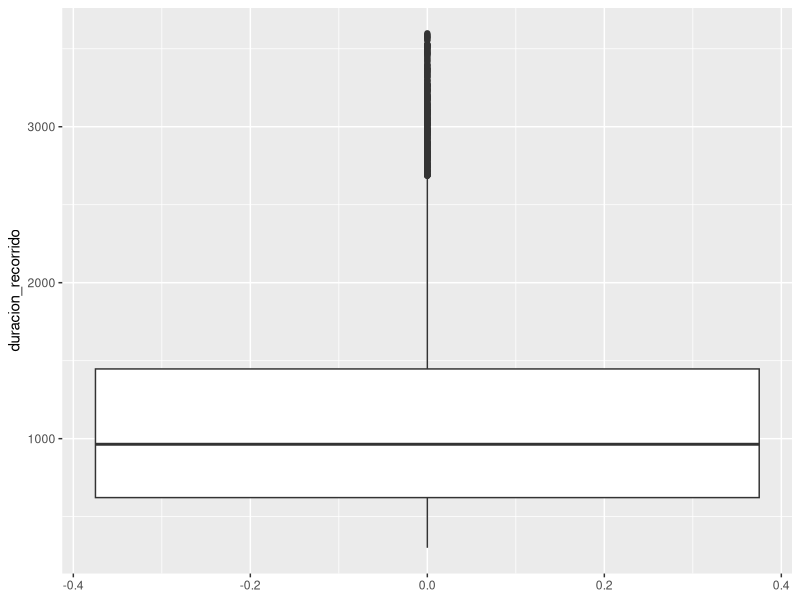
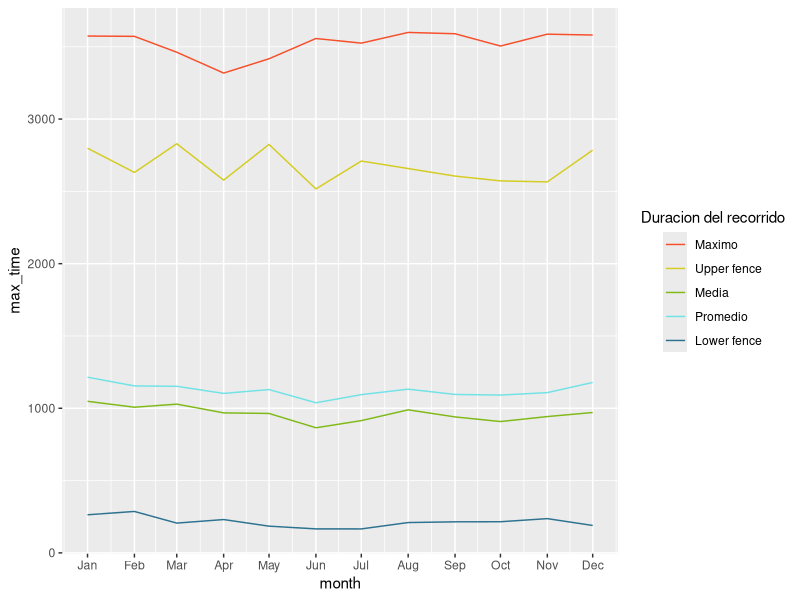
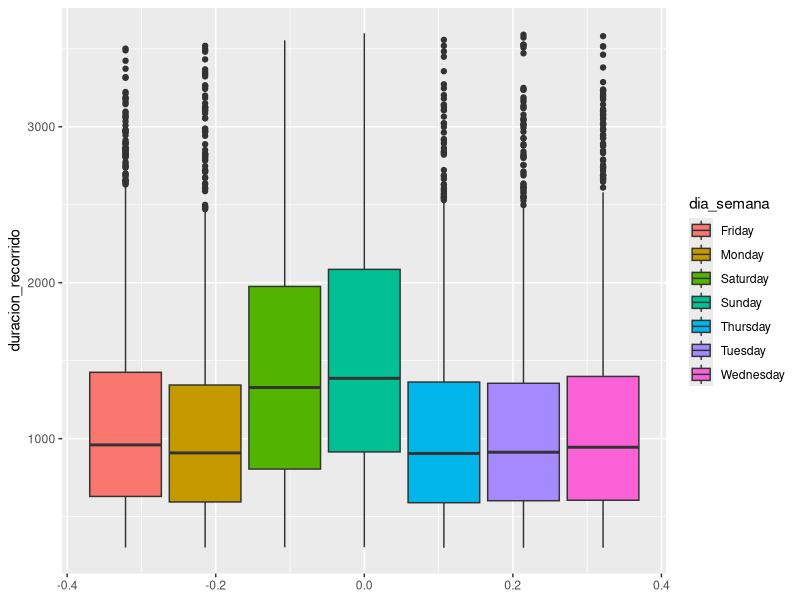
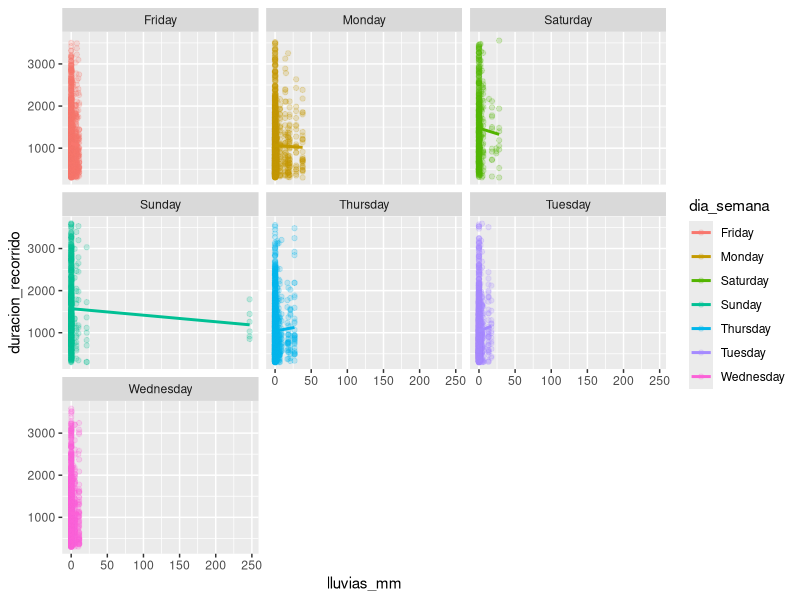
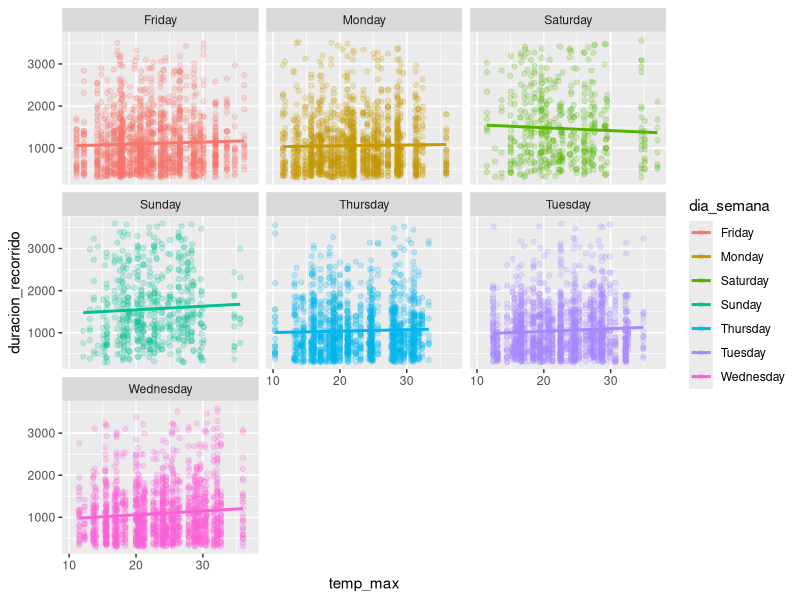
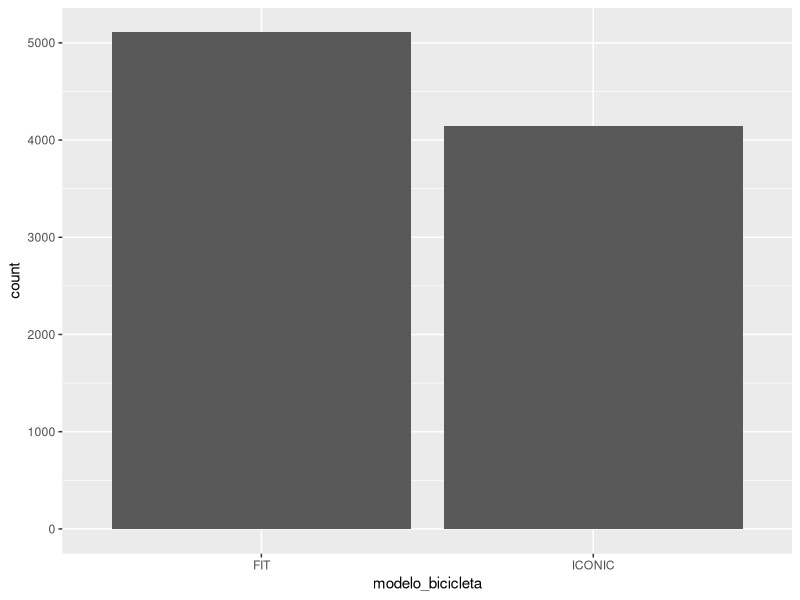
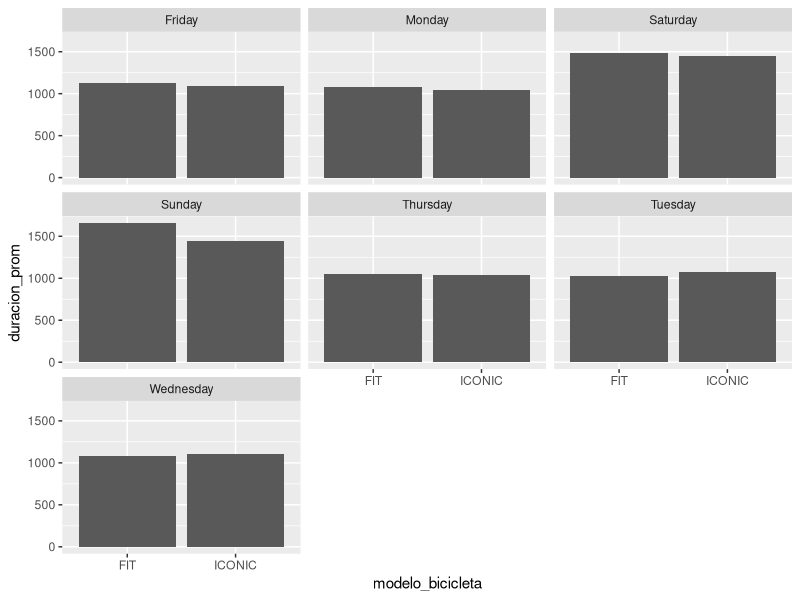

Here is the R script that generated these plots, in order:
require(tidyverse)

df_bici = read_csv('Data/Bicis_limpio.csv')
View(df_bici)

palette = c("#f64f2a", "#d4cc21", "#80b918", "#71e2e5", "#2d728f", "#ffffff", "#000000")

#por cuanto tiempo duran los recorridos normalmente durante todo el año?
df_bici %>%
ggplot(aes(y=duracion_recorrido)) +
  geom_boxplot()

#veo el promedio y mediana
mean(df_bici$duracion_recorrido)
median(df_bici$duracion_recorrido)

#Parece q hay outliers arriba veamos apartir de que valor y cuantos son
upper_fence = quantile(df_bici$duracion_recorrido, p=0.75) +1.5*IQR(df_bici$duracion_recorrido)
upper_fence
sum(df_bici$duracion_recorrido > upper_fence)

# Hay 348 outliers con mas de 2684.5 segundos de recorrido, osea que la mayoria 
# de las personas usa las bicis por menos de 45min. 
# El tiempo promedio de uso es de 18 mins 42segs.
# El tiempo medio de uso es de 16mins.

# Y por mes?
df_bici %>%
  group_by(month = lubridate::floor_date(fecha_origen_recorrido, 'month')) %>% #saco el mes
  summarize(
    upper_fence = quantile(duracion_recorrido, p=0.75) +1.5*IQR(duracion_recorrido),
    lower_fence = quantile(duracion_recorrido, p=0.75) -1.5*IQR(duracion_recorrido),
    mean_time = mean(duracion_recorrido),
    median_time = median(duracion_recorrido),
    max_time = max(duracion_recorrido)
  ) %>%
  ggplot(aes(x=month)) +
  geom_line(aes(y=max_time, color =palette[5])) +
  geom_line(aes(y=upper_fence, color =palette[4])) +
  geom_line(aes(y=median_time, color=palette[3])) +
  geom_line(aes(y=mean_time, color=palette[2])) +
  geom_line(aes(y=lower_fence, color=palette[1])) +
  scale_color_manual( 
    name = "Duracion del recorrido", 
    values = palette[1:5], labels = c("Maximo", "Upper fence","Media","Promedio","Lower fence"),
    guide = guide_legend(direction = "vertical", title.position = "top", title.hjust = 0.5)) +
  scale_x_datetime(date_labels="%b", date_breaks  ="month")

# parece q en invierno el promedio y la media de duracion de recorridos es mas baja.
# En abril se ve q hubo una bajada en el tiempo de recorrido maximo y upper fence

#Hay algun dia donde duren mas los recorridos?
df_bici %>%
  group_by(dia_semana = weekdays(fecha_origen_recorrido)) %>%
  ggplot(aes(y=duracion_recorrido, fill= dia_semana)) +
  geom_boxplot()

#Si, Los sabados y domingos suelen tener recorridos mas largos.

#El clima afecta la duracion de los recorridos?

df_clima = read_csv('Data/Clima_limpio.csv')

#lluvias x duracion

df_bici %>%
  left_join(df_clima, "fecha") %>%
  mutate(dia_semana =weekdays(fecha)) %>%
  ggplot(aes(y=duracion_recorrido, x = lluvias_mm, color=dia_semana)) +
  geom_point(alpha=0.2) +
  geom_smooth(method = 'lm',se=F) +
  facet_wrap(vars(dia_semana))

#no estoy muy seguro de contarlo prefiero ignorarlo.

#temp max x duracion, la gente hace recorridos mas cortos o largos si hace mas calor?

df_bici %>%
  left_join(df_clima, "fecha") %>%
  mutate(dia_semana =weekdays(fecha)) %>%
  ggplot(aes(y=duracion_recorrido, x = temp_max, color=dia_semana)) +
  geom_point(alpha=0.2) +
  geom_smooth(method = 'lm',se=F) +
  facet_wrap(vars(dia_semana))

#No cambia mucho asi que no se ve afectado.

#el modelo de bici afecta la duracion promedio, hacen que vayan mas rapido?
#primero veo si hay 50-50 de los modelos
df_bici %>%
  ggplot(aes(x=modelo_bicicleta)) +
  geom_bar()

#hay alrededor de 1000 FIT mas que ICONIC
#respondo la pregunta de arriba, separo por dia por que hay una diferencia en los findes como se vio antes.
df_bici %>%
  mutate(dia_semana =weekdays(fecha)) %>%
  group_by(modelo_bicicleta, dia_semana) %>%
  summarise(duracion_prom = mean(duracion_recorrido, na.rm = T)) %>%
  ggplot(aes(x=modelo_bicicleta, y=duracion_prom)) +
  geom_col() +
  facet_wrap(vars(dia_semana))

#Solo se ve una diferencia los domingos pero eso se puede deber a que hay un poco mas de FIT que Iconic.
  